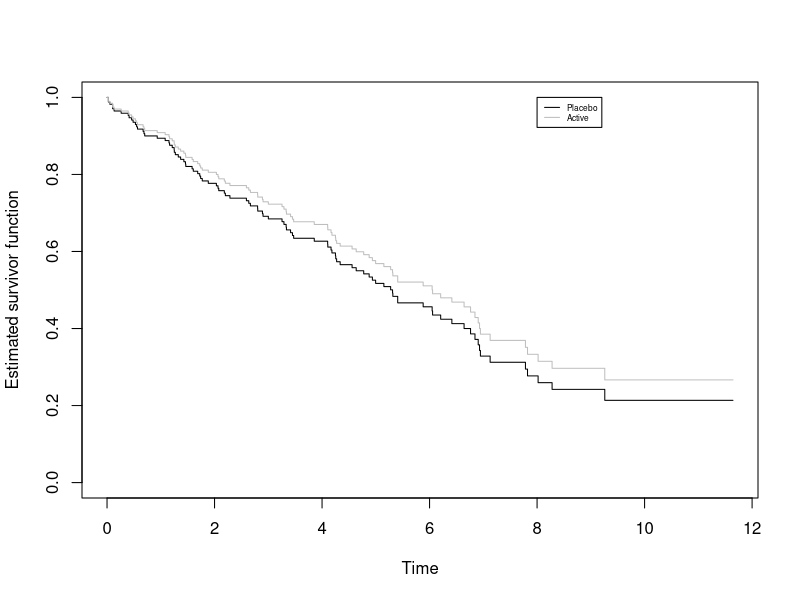
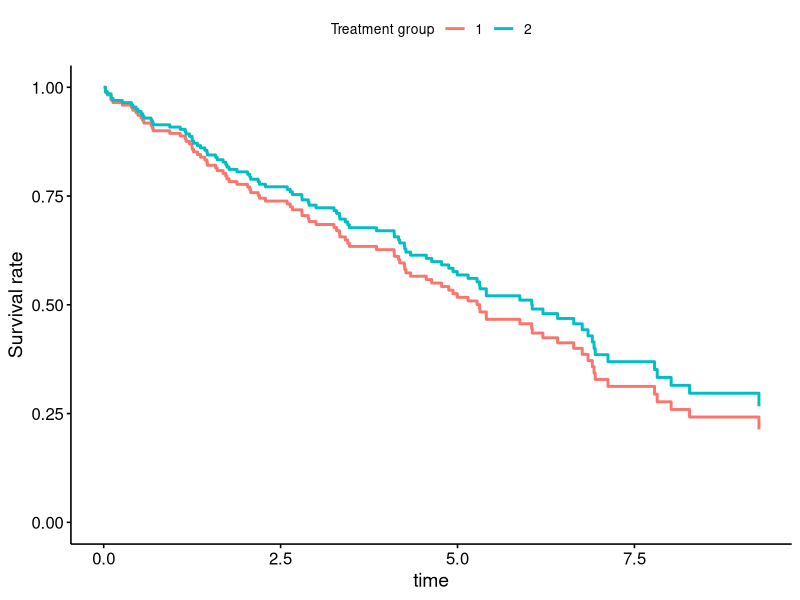
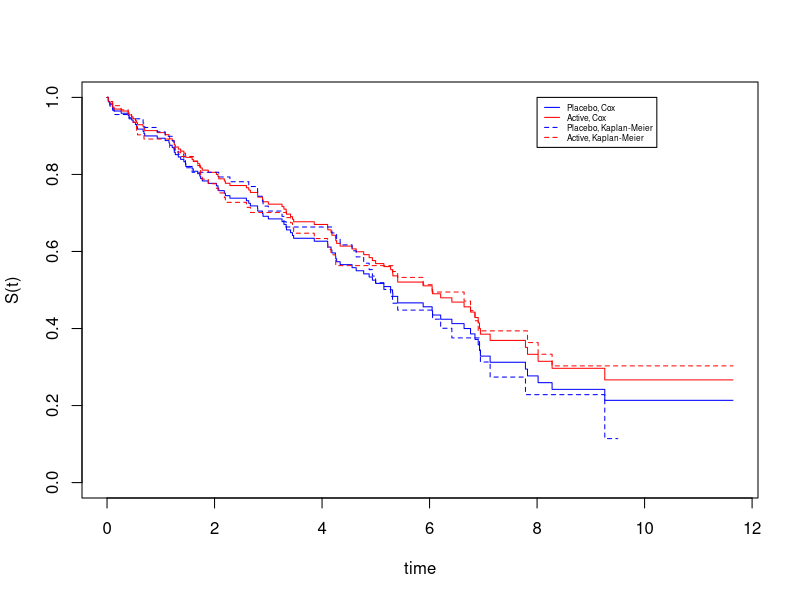
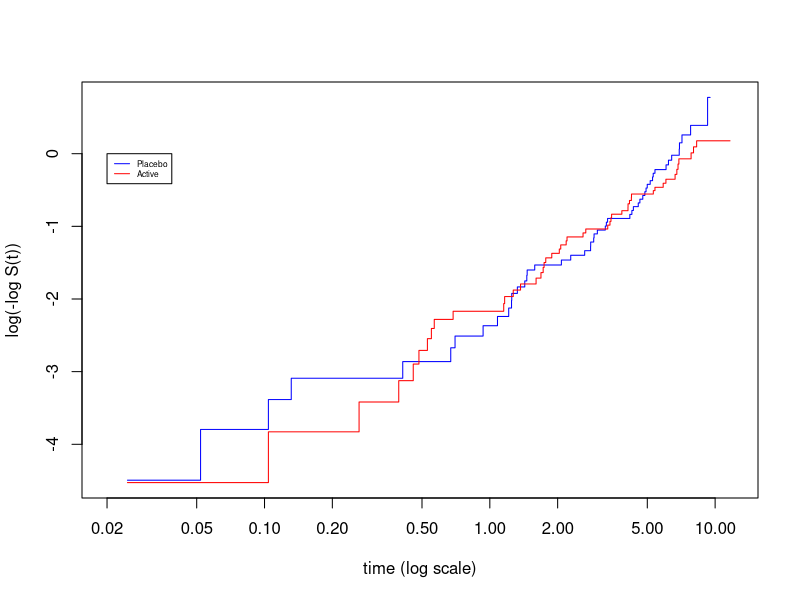
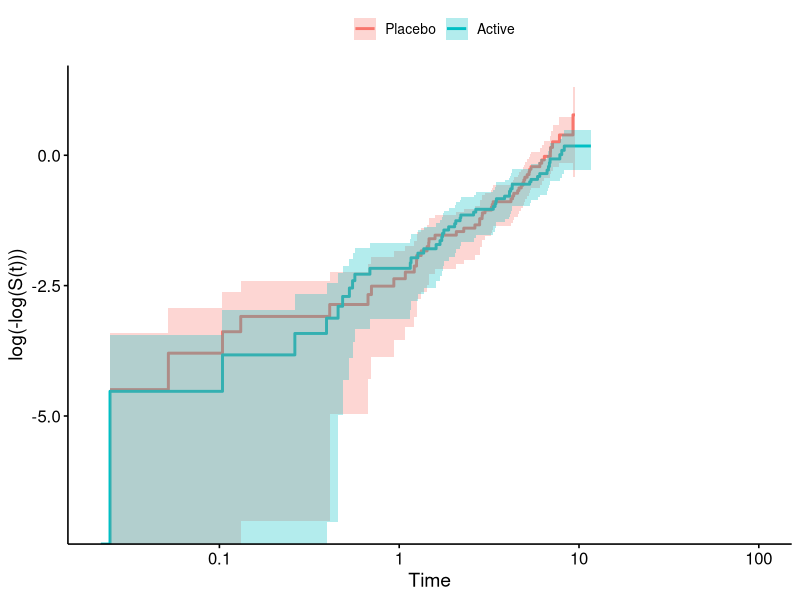
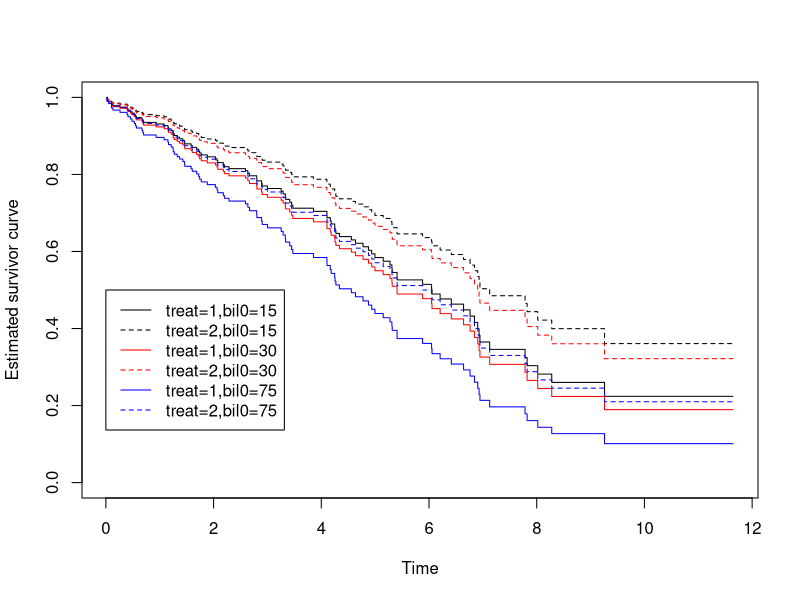
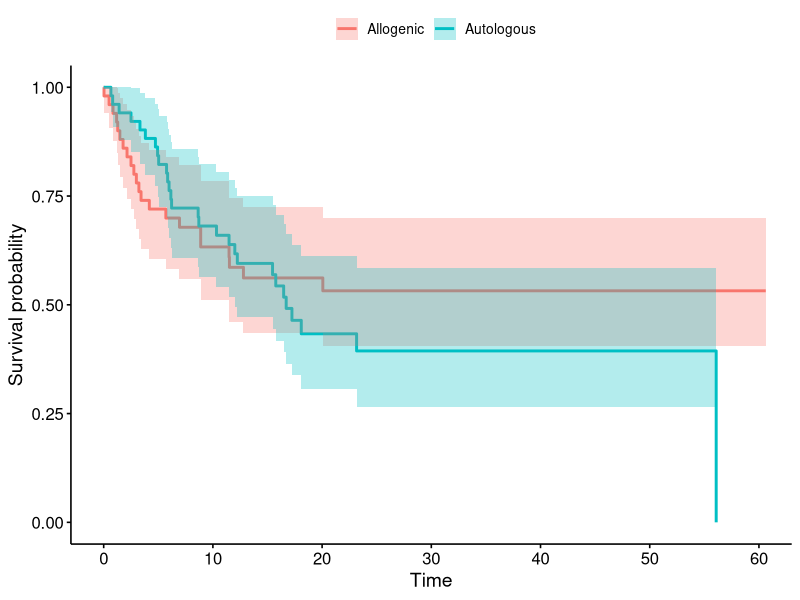
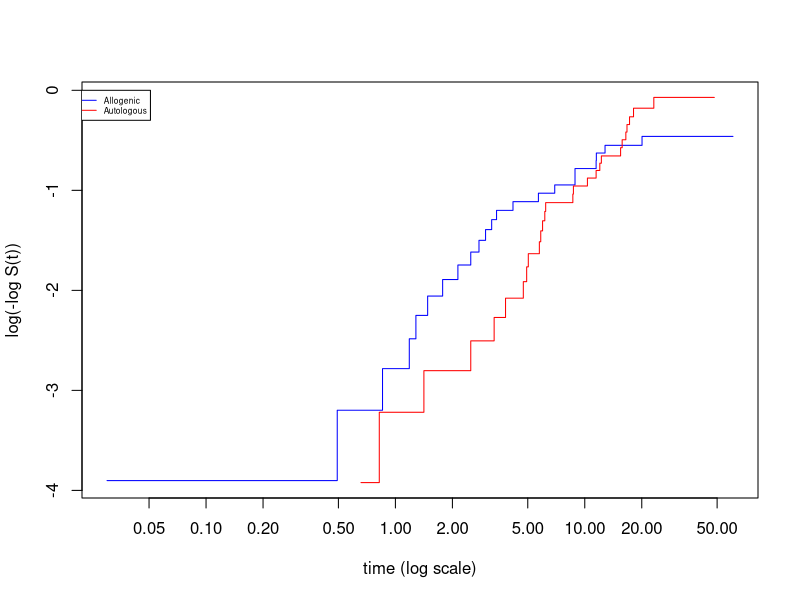

Write R code to recreate these figures, in order.

library(survival)
library(ggplot2)
library(survminer)

# Change the below line to your directory path
setwd("practical4")

##############################################################
########################Part A - PBC data#####################
##############################################################

#------
#load the data and take a look
pbc=read.table("pbcbase_2021.csv",sep=",",header=T)

pbc$datein=as.Date(pbc$datein,"%d%b%Y")
pbc$dateout=as.Date(pbc$dateout,"%d%b%Y")

#------
#question 1
#pen and paper exercise
#note the times are recorded to more than 3 decimal places

sum(pbc$time>=0.052 & pbc$time<=0.053) #one person has 'time' in this range
pbc$d[pbc$time>=0.052 & pbc$time<=0.053]#they have the event
pbc$time[pbc$time>=0.052 & pbc$time<=0.053] #this is their actual recorded time
pbc$id[pbc$time>=0.052 & pbc$time<=0.053] #this is the ID number of the person who has the event a time 0.052

pbc$treat[pbc$id==922]#thisperson is in treatment group 1, i.e. x=0

#now let's look at all individuals at risk at time 0.052
#there are 181 people in the risk set at tiem 0.052 (which includes person 922 who had the event)
index.time=pbc$time[pbc$time>=0.052 & pbc$time<=0.053]
sum(pbc$time>=index.time)

table(pbc$treat[pbc$time>=index.time])#89 have x=0 and 92 have x=1

#------
#question 2

pbc.km <- survfit(Surv(time,d)~as.factor(treat),data=pbc)

summary(pbc.km)

#------
#question 3

pbc.cox<-coxph(Surv(time,d)~as.factor(treat),data=pbc)
summary(pbc.cox)

#------
#question 4

pbc.survfit=survfit(pbc.cox,newdata=data.frame(treat=c(1,2)))
summary(pbc.survfit)

plot(pbc.survfit,mark.time=F,col=c("black","grey"),xlab="Time",ylab="Estimated survivor function")
legend(8,1,c("Placebo","Active"),col=c("black","grey"),lty=1,cex=0.5)

#this can also be done using ggadjustedcurves
#however, I don't find the documentation for this function very good, and it's unclear what it is doing in more complex situations
ggadjustedcurves(pbc.cox, data = pbc,variable="treat",legend.title="Treatment group")

#------
#question 5

plot(survfit(pbc.cox,newdata=data.frame(treat=c(1,2))),
     col=c("blue","red"),xlab="time",ylab="S(t)")
lines(pbc.km,mark.time=F,col=c("blue","red"),lty=2,add=T)
legend(8,1,c("Placebo, Cox","Active, Cox",
             "Placebo, Kaplan-Meier","Active, Kaplan-Meier"),
       col=c("blue","red","blue","red"),lty=c(1,1,2,2),cex=0.5)

plot(pbc.km,fun="cloglog",xlab="time (log scale)",ylab="log(-log S(t))",
     col=c("blue","red"),xlim=c(0.02,12))
legend(0.02,0,c("Placebo","Active"),col=c("blue","red"),lty=1,cex=0.5)

ggsurvplot(pbc.km, data = pbc,conf.int = T,fun="cloglog",censor=F,legend.title="",
           legend.labs = c("Placebo","Active"))

#------
#question 6
#pen and paper exercise

#------
#question 7

pbc.cox<-coxph(Surv(time,d)~as.factor(treat)+bil0,data=pbc)
summary(pbc.cox)

#measuring bilirubin in units of 50 instead of units of 1
pbc.cox2<-coxph(Surv(time,d)~as.factor(treat)+I(bil0/50),data=pbc)
summary(pbc.cox2)

#equivalence between results from the 2 models (for bilirubin): log HRs
pbc.cox$coefficients["bil0"]*50
pbc.cox2$coefficients["I(bil0/50)"]

#equivalence between results from the 2 models (for bilirubin): HR
exp(pbc.cox$coefficients["bil0"]*50)
exp(pbc.cox$coefficients["bil0"])^50
exp(pbc.cox2$coefficients["I(bil0/50)"])

#------
#question 8

#(a)

# hr
exp(pbc.cox$coef[1]+75*pbc.cox$coef[2])/exp(pbc.cox$coef[1]+30*pbc.cox$coef[2])
# ci upper
exp(45*pbc.cox$coef[2] + 1.96*sqrt(45^2 * vcov(pbc.cox)[2,2]))
# ci lower
exp(45*pbc.cox$coef[2] - 1.96*sqrt(45^2 * vcov(pbc.cox)[2,2]))

#(b)

# hr
exp(75*pbc.cox$coef[2])/exp(30*pbc.cox$coef[2])
# ci - same as (a)

#(c)

# hr
exp(pbc.cox$coef[1]+75*pbc.cox$coef[2])/exp(30*pbc.cox$coef[2])
# ci upper
exp(pbc.cox$coef[1] + 45*pbc.cox$coef[2] +
            1.96*sqrt(vcov(pbc.cox)[1,1] + 45^2*vcov(pbc.cox)[2,2] + 2*45*vcov(pbc.cox)[1,2]))
# ci lower
exp(pbc.cox$coef[1] + 45*pbc.cox$coef[2] -
            1.96*sqrt(vcov(pbc.cox)[1,1] + 45^2*vcov(pbc.cox)[2,2] + 2*45*vcov(pbc.cox)[1,2]))

#------
#question 9

pbc.survfit.trt1.bil15=survfit(pbc.cox,newdata=data.frame(treat=1,bil0=15))
pbc.survfit.trt1.bil30=survfit(pbc.cox,newdata=data.frame(treat=1,bil0=30))
pbc.survfit.trt1.bil45=survfit(pbc.cox,newdata=data.frame(treat=1,bil0=75))

pbc.survfit.trt2.bil15=survfit(pbc.cox,newdata=data.frame(treat=2,bil0=15))
pbc.survfit.trt2.bil30=survfit(pbc.cox,newdata=data.frame(treat=2,bil0=30))
pbc.survfit.trt2.bil45=survfit(pbc.cox,newdata=data.frame(treat=2,bil0=75))

plot(pbc.survfit.trt1.bil15$time,pbc.survfit.trt1.bil15$surv,type="s",col="black",xlab="Time",ylab="Estimated survivor curve",ylim=c(0,1))
lines(pbc.survfit.trt2.bil15$time,pbc.survfit.trt2.bil15$surv,type="s",lty=2,col="black")

lines(pbc.survfit.trt1.bil30$time,pbc.survfit.trt1.bil30$surv,type="s",lty=1,col="red")
lines(pbc.survfit.trt2.bil30$time,pbc.survfit.trt2.bil30$surv,type="s",lty=2,col="red")

lines(pbc.survfit.trt1.bil45$time,pbc.survfit.trt1.bil45$surv,type="s",lty=1,col="blue")
lines(pbc.survfit.trt2.bil45$time,pbc.survfit.trt2.bil45$surv,type="s",lty=2,col="blue")

legend(0,0.5,c("treat=1,bil0=15","treat=2,bil0=15",
               "treat=1,bil0=30","treat=2,bil0=30",
               "treat=1,bil0=75","treat=2,bil0=75"),
       lty=c(1,2,1,2,1,2),col=c("black","black","red","red","blue","blue"))

##############################################################
########################Part B - alloauto data################
##############################################################

#------
#load the data and take a look
allo=read.table("alloauto.csv",sep=",",header=T)

View(allo)

#------
#question 1

allo.km <- survfit(Surv(time,delta)~as.factor(type),data=allo)
ggsurvplot(allo.km, data = allo,conf.int = T,censor=F,legend.title="",
           legend.labs = c("Allogenic","Autologous"))

#------
#question 2

plot(allo.km,fun="cloglog",xlab="time (log scale)",ylab="log(-log S(t))",
     col=c("blue","red"))
legend(0.02,0,c("Allogenic","Autologous"),col=c("blue","red"),lty=1,cex=0.5)

ggsurvplot(allo.km, data = allo,conf.int = T,fun="cloglog",censor=F,legend.title="",
           legend.labs = c("Allogenic","Autologous"))


#comparing survivor curves from a Cox model with the Kaplan-Meier survivor curves

allo.cox <- coxph(Surv(time,delta)~as.factor(type),data=allo)

par(mfrow=c(1,2))
plot(survfit(allo.cox,newdata=data.frame(type=c(1,2))),
     col=c("blue","red"),xlab="time",ylab="S(t)",main="Cox")
plot(allo.km,mark.time=F,col=c("blue","red"),xlab="time",ylab="S(t)",main="Kaplan-Meier")
